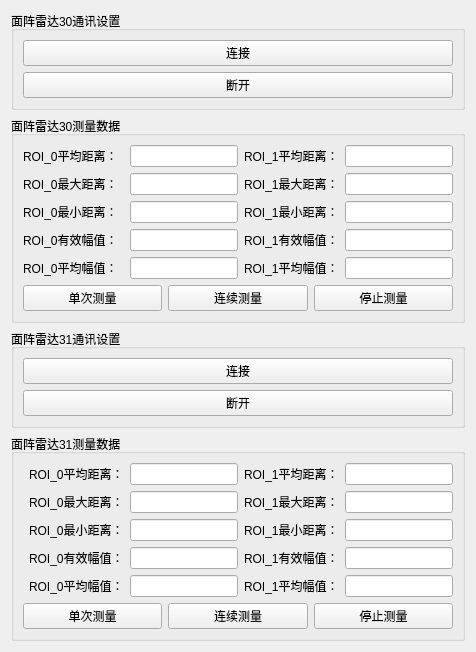
      <widget class="QWidget" name="Hypersen_Widget">
       <layout class="QGridLayout" name="gridLayout_54">
        <item row="0" column="0">
         <widget class="QGroupBox" name="groupBox_45">
          <property name="title">
           <string>面阵雷达30通讯设置</string>
          </property>
          <layout class="QGridLayout" name="gridLayout_53">
           <item row="0" column="0">
            <widget class="QPushButton" name="Hypersen_30_Connect">
             <property name="text">
              <string>连接</string>
             </property>
            </widget>
           </item>
           <item row="1" column="0">
            <widget class="QPushButton" name="Hypersen_30_Disconnect">
             <property name="text">
              <string>断开</string>
             </property>
            </widget>
           </item>
          </layout>
         </widget>
        </item>
        <item row="1" column="0">
         <widget class="QGroupBox" name="groupBox_43">
          <property name="title">
           <string>面阵雷达30测量数据</string>
          </property>
          <layout class="QGridLayout" name="gridLayout_51">
           <item row="1" column="2">
            <widget class="QLineEdit" name="roi_max_distance_30_0"/>
           </item>
           <item row="2" column="0">
            <widget class="QLabel" name="label_94">
             <property name="text">
              <string>ROI_0最小距离：</string>
             </property>
            </widget>
           </item>
           <item row="7" column="0">
            <widget class="QLabel" name="label_95">
             <property name="text">
              <string>ROI_0平均幅值：</string>
             </property>
            </widget>
           </item>
           <item row="4" column="4">
            <widget class="QLineEdit" name="roi_all_aver_amp_30_1"/>
           </item>
           <item row="1" column="0">
            <widget class="QLabel" name="label_96">
             <property name="text">
              <string>ROI_0最大距离：</string>
             </property>
            </widget>
           </item>
           <item row="9" column="0" colspan="5">
            <layout class="QHBoxLayout" name="horizontalLayout_10">
             <item>
              <widget class="QPushButton" name="RUN_SINGLE_SHOT_30">
               <property name="text">
                <string>单次测量</string>
               </property>
              </widget>
             </item>
             <item>
              <widget class="QPushButton" name="RUN_CONTINUOUS_30">
               <property name="text">
                <string>连续测量</string>
               </property>
              </widget>
             </item>
             <item>
              <widget class="QPushButton" name="RUN_IDLE_30">
               <property name="text">
                <string>停止测量</string>
               </property>
              </widget>
             </item>
            </layout>
           </item>
           <item row="0" column="4">
            <widget class="QLineEdit" name="roi_aver_distance_30_1"/>
           </item>
           <item row="1" column="4">
            <widget class="QLineEdit" name="roi_max_distance_30_1"/>
           </item>
           <item row="0" column="2">
            <widget class="QLineEdit" name="roi_aver_distance_30_0"/>
           </item>
           <item row="4" column="0">
            <widget class="QLabel" name="label_97">
             <property name="text">
              <string>ROI_0有效幅值：</string>
             </property>
            </widget>
           </item>
           <item row="7" column="4">
            <widget class="QLineEdit" name="roi_valid_aver_amp_30_1"/>
           </item>
           <item row="2" column="4">
            <widget class="QLineEdit" name="roi_min_distance_30_1"/>
           </item>
           <item row="4" column="2">
            <widget class="QLineEdit" name="roi_all_aver_amp_30_0"/>
           </item>
           <item row="2" column="2">
            <widget class="QLineEdit" name="roi_min_distance_30_0"/>
           </item>
           <item row="0" column="0">
            <widget class="QLabel" name="label_98">
             <property name="text">
              <string>ROI_0平均距离：</string>
             </property>
            </widget>
           </item>
           <item row="7" column="2">
            <widget class="QLineEdit" name="roi_valid_aver_amp_30_0"/>
           </item>
           <item row="0" column="3">
            <widget class="QLabel" name="label_99">
             <property name="text">
              <string>ROI_1平均距离：</string>
             </property>
            </widget>
           </item>
           <item row="1" column="3">
            <widget class="QLabel" name="label_100">
             <property name="text">
              <string>ROI_1最大距离：</string>
             </property>
            </widget>
           </item>
           <item row="2" column="3">
            <widget class="QLabel" name="label_101">
             <property name="text">
              <string>ROI_1最小距离：</string>
             </property>
            </widget>
           </item>
           <item row="4" column="3">
            <widget class="QLabel" name="label_102">
             <property name="text">
              <string>ROI_1有效幅值：</string>
             </property>
            </widget>
           </item>
           <item row="7" column="3">
            <widget class="QLabel" name="label_103">
             <property name="text">
              <string>ROI_1平均幅值：</string>
             </property>
            </widget>
           </item>
          </layout>
         </widget>
        </item>
        <item row="2" column="0">
         <widget class="QGroupBox" name="groupBox_42">
          <property name="title">
           <string>面阵雷达31通讯设置</string>
          </property>
          <layout class="QGridLayout" name="gridLayout_50">
           <item row="0" column="0">
            <widget class="QPushButton" name="Hypersen_31_Connect">
             <property name="text">
              <string>连接</string>
             </property>
            </widget>
           </item>
           <item row="1" column="0">
            <widget class="QPushButton" name="Hypersen_31_Disconnect">
             <property name="text">
              <string>断开</string>
             </property>
            </widget>
           </item>
          </layout>
         </widget>
        </item>
        <item row="3" column="0">
         <widget class="QGroupBox" name="groupBox_44">
          <property name="title">
           <string>面阵雷达31测量数据</string>
          </property>
          <layout class="QGridLayout" name="gridLayout_52">
           <item row="0" column="2">
            <widget class="QLineEdit" name="roi_aver_distance_31_0"/>
           </item>
           <item row="4" column="4">
            <widget class="QLineEdit" name="roi_all_aver_amp_31_1"/>
           </item>
           <item row="2" column="4">
            <widget class="QLineEdit" name="roi_min_distance_31_1"/>
           </item>
           <item row="4" column="2">
            <widget class="QLineEdit" name="roi_all_aver_amp_31_0"/>
           </item>
           <item row="1" column="4">
            <widget class="QLineEdit" name="roi_max_distance_31_1"/>
           </item>
           <item row="0" column="4">
            <widget class="QLineEdit" name="roi_aver_distance_31_1"/>
           </item>
           <item row="2" column="2">
            <widget class="QLineEdit" name="roi_min_distance_31_0"/>
           </item>
           <item row="9" column="0" colspan="5">
            <layout class="QHBoxLayout" name="horizontalLayout_11">
             <item>
              <widget class="QPushButton" name="RUN_SINGLE_SHOT_31">
               <property name="text">
                <string>单次测量</string>
               </property>
              </widget>
             </item>
             <item>
              <widget class="QPushButton" name="RUN_CONTINUOUS_31">
               <property name="text">
                <string>连续测量</string>
               </property>
              </widget>
             </item>
             <item>
              <widget class="QPushButton" name="RUN_IDLE_31">
               <property name="text">
                <string>停止测量</string>
               </property>
              </widget>
             </item>
            </layout>
           </item>
           <item row="7" column="2">
            <widget class="QLineEdit" name="roi_valid_aver_amp_31_0"/>
           </item>
           <item row="0" column="1">
            <widget class="QLabel" name="label_104">
             <property name="text">
              <string>ROI_0平均距离：</string>
             </property>
            </widget>
           </item>
           <item row="7" column="4">
            <widget class="QLineEdit" name="roi_valid_aver_amp_31_1"/>
           </item>
           <item row="1" column="2">
            <widget class="QLineEdit" name="roi_max_distance_31_0"/>
           </item>
           <item row="0" column="3">
            <widget class="QLabel" name="label_105">
             <property name="text">
              <string>ROI_1平均距离：</string>
             </property>
            </widget>
           </item>
           <item row="1" column="1">
            <widget class="QLabel" name="label_106">
             <property name="text">
              <string>ROI_0最大距离：</string>
             </property>
            </widget>
           </item>
           <item row="1" column="3">
            <widget class="QLabel" name="label_107">
             <property name="text">
              <string>ROI_1最大距离：</string>
             </property>
            </widget>
           </item>
           <item row="2" column="1">
            <widget class="QLabel" name="label_108">
             <property name="text">
              <string>ROI_0最小距离：</string>
             </property>
            </widget>
           </item>
           <item row="2" column="3">
            <widget class="QLabel" name="label_109">
             <property name="text">
              <string>ROI_1最小距离：</string>
             </property>
            </widget>
           </item>
           <item row="4" column="1">
            <widget class="QLabel" name="label_110">
             <property name="text">
              <string>ROI_0有效幅值：</string>
             </property>
            </widget>
           </item>
           <item row="4" column="3">
            <widget class="QLabel" name="label_111">
             <property name="text">
              <string>ROI_1有效幅值：</string>
             </property>
            </widget>
           </item>
           <item row="7" column="1">
            <widget class="QLabel" name="label_112">
             <property name="text">
              <string>ROI_0平均幅值：</string>
             </property>
            </widget>
           </item>
           <item row="7" column="3">
            <widget class="QLabel" name="label_113">
             <property name="text">
              <string>ROI_1平均幅值：</string>
             </property>
            </widget>
           </item>
          </layout>
         </widget>
        </item>
       </layout>
      </widget>
